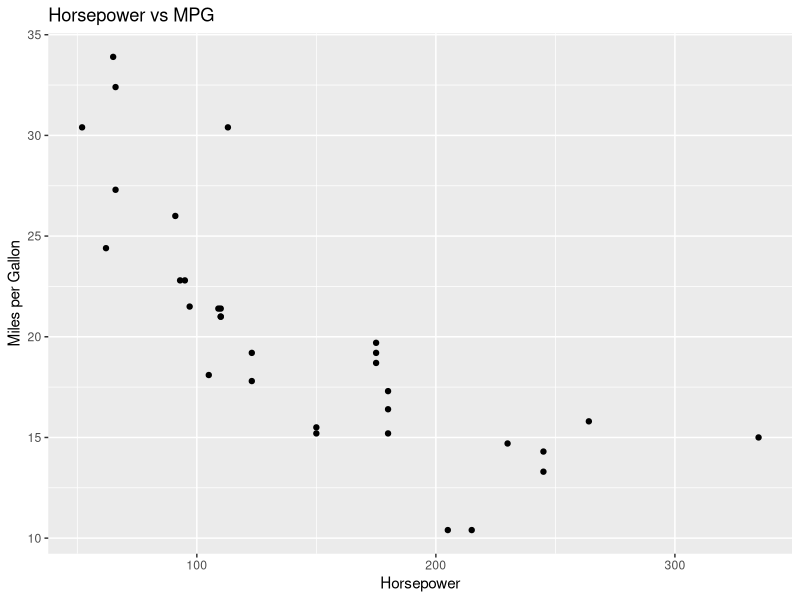

Generate this figure with R:
## ---- chunk 1
head(mtcars)
## ---- chunk 2
mtcars_selected <- mtcars |> 
  dplyr::select(mpg, cyl, hp)

head(mtcars_selected)

## ---- chunk 3
mtcars_filtered <- mtcars |>
  dplyr::filter(mpg > 20)

head(mtcars_filtered)

## ---- chunk 4
mtcars_mutated <- mtcars |>
  dplyr::mutate(weight_to_power_ratio = hp / wt)

head(mtcars_mutated)
## ---- chunk 5
mtcars_summary <- mtcars |>
  dplyr::group_by(cyl) |>
  dplyr::summarise(
    avg_mpg = mean(mpg),
    avg_hp = mean(hp)
  )
mtcars_summary

## ---- chunk 6
ggplot2::ggplot(mtcars, ggplot2::aes(x = hp, y = mpg)) +
  ggplot2::geom_point() +
  ggplot2::labs(title = "Horsepower vs MPG",
       x = "Horsepower",
       y = "Miles per Gallon")

## ---- chunk 7
wide_data <- tibble::tibble(
  id = 1:3,
  treatment_A = c(5, 10, 15),
  treatment_B = c(3, 6, 9)
)

tidy_data <- wide_data |>
  tidyr::pivot_longer(cols = starts_with("treatment"), 
               names_to = "treatment", 
               values_to = "result")
tidy_data

